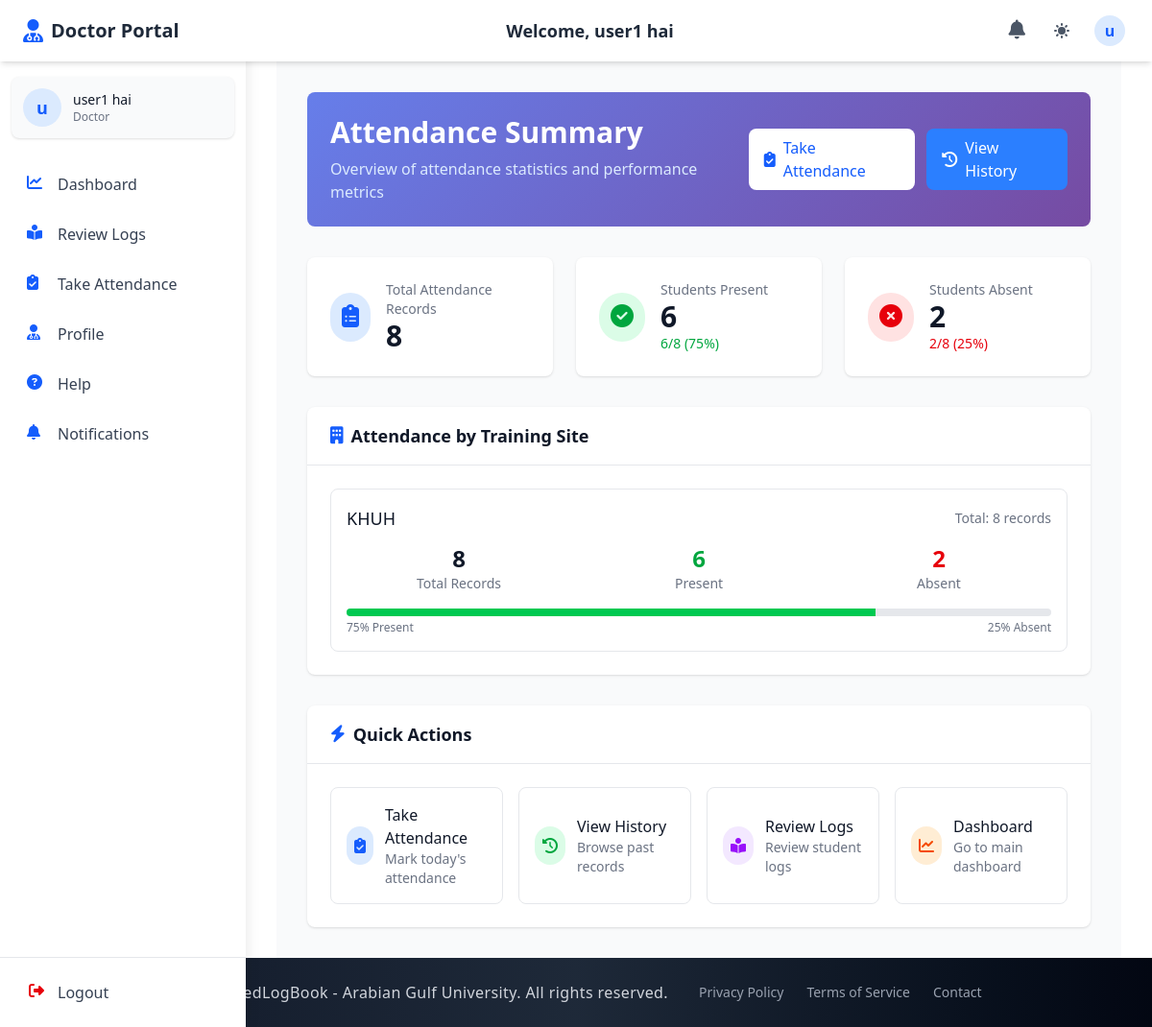
The app's page /doctors/attendance-summary/ (signed in) with its own data.
### accounts/models.py (models this page shows, shortened)
class CustomUser(AbstractUser):
    email = models.EmailField(unique=True)
    first_name = models.CharField(max_length=150, blank=True)
    last_name = models.CharField(max_length=150, blank=True)
    profile_photo = models.ImageField(
        upload_to="profiles/", blank=True, null=True, default="profiles/default.jpg"
    )
    city = models.CharField(max_length=100, blank=True)
    country = models.CharField(max_length=100, blank=True)
    phone_no = models.CharField(max_length=20, blank=True)
    bio = models.TextField(blank=True)
    speciality = models.CharField(max_length=100, blank=True)
    ROLE_CHOICES = (
        ("student", "Student"),
        ("doctor", "Doctor"),
        ("staff", "Staff"),
        ("admin", "Admin"),
    )
    role = models.CharField(max_length=10, choices=ROLE_CHOICES, default="student")
    groups = models.ManyToManyField(
        "auth.Group", related_name="customuser_groups", blank=True
    )
    user_permissions = models.ManyToManyField(
        "auth.Permission", related_name="customuser_permissions", blank=True
    )
    USERNAME_FIELD = "email"
    REQUIRED_FIELDS = ["username"]

### admin_section/models.py (models this page shows, shortened)
class TrainingSite(models.Model):
    name = models.CharField(max_length=100, unique=True)
    log_year = models.ForeignKey(LogYear, on_delete=models.CASCADE, related_name='training_sites')

### doctor_section/attendance_views.py (the view)
# urls.py: path("attendance-summary/", attendance_views.attendance_summary, name="attendance_summary"),
@login_required
def attendance_summary(request):
    settings = DateRestrictionSettings.objects.first()
    if settings and not settings.attendance_tracking_enabled:
        messages.error(request, "Student attendance tracking is currently disabled by the administrator.")
        return redirect('doctor_section:doctor_dash')
    try:
        doctor = request.user.doctor_profile
    except Doctor.DoesNotExist:
        messages.error(request, "You must be a doctor to access this page.")
        return redirect('doctor_section:doctor_dash')
    total_attendances = StudentAttendance.objects.filter(doctor=doctor).count()
    present_count = StudentAttendance.objects.filter(doctor=doctor, status='present').count()
    absent_count = StudentAttendance.objects.filter(doctor=doctor, status='absent').count()
    training_sites_stats = []
    training_sites = TrainingSite.objects.filter(
        mapped_attendances__doctors=doctor,
        mapped_attendances__is_active=True
    ).distinct()
    for site in training_sites:
        site_attendances = StudentAttendance.objects.filter(
            doctor=doctor,
            training_site=site
        )
        site_stats = {
            'training_site': site,
            'total': site_attendances.count(),
            'present': site_attendances.filter(status='present').count(),
            'absent': site_attendances.filter(status='absent').count(),
        }
        training_sites_stats.append(site_stats)
    context = {
        'total_attendances': total_attendances,
        'present_count': present_count,
        'absent_count': absent_count,
        'training_sites_stats': training_sites_stats,
    }
    return render(request, 'doctor_section/attendance_summary.html', context)

### doctor_section/templates/doctor_section/attendance_summary.html (shortened to what this page needs)
{% extends 'base.html' %}
{% load static %}
{% block navbar %}
  {% include 'components/doc_auth_navbar.html' %}
{% endblock %}
{% block content %}
<div class="min-h-screen bg-gray-50 dark:bg-gray-900 py-8">
  <div class="max-w-7xl mx-auto px-4 sm:px-6 lg:px-8">
    <div class="summary-card rounded-lg p-6 mb-8 text-white">
      <div class="flex items-center justify-between">
        <div>
          <h1 class="text-3xl font-bold">Attendance Summary</h1>
          <p class="mt-2 text-blue-100">
            Overview of attendance statistics and performance metrics
          </p>
        </div>
        <div class="flex space-x-3">
          <a href="{% url 'doctor_section:take_attendance' %}"
             class="inline-flex items-center px-4 py-2 bg-white text-blue-600 rounded-lg hover:bg-gray-100 transition-colors duration-200 font-medium">
            <i class="fas fa-clipboard-check mr-2"></i>
            Take Attendance
          </a>
          <a href="{% url 'doctor_section:attendance_history' %}"
             class="inline-flex items-center px-4 py-2 bg-blue-500 text-white rounded-lg hover:bg-blue-600 transition-colors duration-200 font-medium">
            <i class="fas fa-history mr-2"></i>
            View History
          </a>
        </div>
      </div>
    </div>
    <div class="grid grid-cols-1 md:grid-cols-3 gap-6 mb-8">
      <div class="stat-card bg-white dark:bg-gray-800 rounded-lg shadow-sm p-6">
        <div class="flex items-center">
          <div class="p-3 rounded-full bg-blue-100 dark:bg-blue-900">
            <i class="fas fa-clipboard-list text-blue-600 dark:text-blue-400 text-2xl"></i>
          </div>
          <div class="ml-4">
            <p class="text-sm font-medium text-gray-500 dark:text-gray-400">Total Attendance Records</p>
            <p class="text-3xl font-bold text-gray-900 dark:text-white">{{ total_attendances }}</p>
          </div>
        </div>
      </div>
      <div class="stat-card bg-white dark:bg-gray-800 rounded-lg shadow-sm p-6">
        <div class="flex items-center">
          <div class="p-3 rounded-full bg-green-100 dark:bg-green-900">
            <i class="fas fa-check-circle text-green-600 dark:text-green-400 text-2xl"></i>
          </div>
          <div class="ml-4">
            <p class="text-sm font-medium text-gray-500 dark:text-gray-400">Students Present</p>
            <p class="text-3xl font-bold text-gray-900 dark:text-white">{{ present_count }}</p>
            {% if total_attendances > 0 %}
              <p class="text-sm text-green-600 dark:text-green-400">
                {{ present_count|floatformat:0 }}/{{ total_attendances }}
                ({% widthratio present_count total_attendances 100 %}%)
              </p>
            {% endif %}
          </div>
        </div>
      </div>
      <div class="stat-card bg-white dark:bg-gray-800 rounded-lg shadow-sm p-6">
        <div class="flex items-center">
          <div class="p-3 rounded-full bg-red-100 dark:bg-red-900">
            <i class="fas fa-times-circle text-red-600 dark:text-red-400 text-2xl"></i>
          </div>
          <div class="ml-4">
            <p class="text-sm font-medium text-gray-500 dark:text-gray-400">Students Absent</p>
            <p class="text-3xl font-bold text-gray-900 dark:text-white">{{ absent_count }}</p>
            {% if total_attendances > 0 %}
              <p class="text-sm text-red-600 dark:text-red-400">
                {{ absent_count|floatformat:0 }}/{{ total_attendances }}
                ({% widthratio absent_count total_attendances 100 %}%)
              </p>
            {% endif %}
          </div>
        </div>
      </div>
    </div>
    {% if training_sites_stats %}
      <div class="bg-white dark:bg-gray-800 rounded-lg shadow-sm mb-8">
        <div class="px-6 py-4 border-b border-gray-200 dark:border-gray-700">
          <h3 class="text-lg font-semibold text-gray-900 dark:text-white flex items-center">
            <i class="fas fa-building mr-2 text-blue-600"></i>
            Attendance by Training Site
          </h3>
        </div>
        <div class="p-6">
          <div class="space-y-6">
            {% for site_stat in training_sites_stats %}
              <div class="border border-gray-200 dark:border-gray-700 rounded-lg p-4">
                <div class="flex items-center justify-between mb-3">
                  <h4 class="text-lg font-medium text-gray-900 dark:text-white">
                    {{ site_stat.training_site.name }}
                  </h4>
                  <span class="text-sm text-gray-500 dark:text-gray-400">
                    Total: {{ site_stat.total }} records
                  </span>
                </div>
                <div class="grid grid-cols-1 md:grid-cols-3 gap-4 mb-4">
                  <div class="text-center">
                    <p class="text-2xl font-bold text-gray-900 dark:text-white">{{ site_stat.total }}</p>
                    <p class="text-sm text-gray-500 dark:text-gray-400">Total Records</p>
                  </div>
                  <div class="text-center">
                    <p class="text-2xl font-bold text-green-600 dark:text-green-400">{{ site_stat.present }}</p>
                    <p class="text-sm text-gray-500 dark:text-gray-400">Present</p>
                  </div>
                  <div class="text-center">
                    <p class="text-2xl font-bold text-red-600 dark:text-red-400">{{ site_stat.absent }}</p>
                    <p class="text-sm text-gray-500 dark:text-gray-400">Absent</p>
                  </div>
                </div>
                {% if site_stat.total > 0 %}
                  <div class="progress-bar bg-gray-200 dark:bg-gray-700">
                    <div class="progress-fill bg-green-500"
                         style="width: {% widthratio site_stat.present site_stat.total 100 %}%"></div>
                  </div>
                  <div class="flex justify-between text-xs text-gray-500 dark:text-gray-400 mt-1">
                    <span>{% widthratio site_stat.present site_stat.total 100 %}% Present</span>
                    <span>{% widthratio site_stat.absent site_stat.total 100 %}% Absent</span>
                  </div>
                {% endif %}
              </div>
            {% endfor %}
          </div>
        </div>
      </div>
    {% endif %}
    <div class="bg-white dark:bg-gray-800 rounded-lg shadow-sm">
      <div class="px-6 py-4 border-b border-gray-200 dark:border-gray-700">
        <h3 class="text-lg font-semibold text-gray-900 dark:text-white flex items-center">
          <i class="fas fa-bolt mr-2 text-blue-600"></i>
          Quick Actions
        </h3>
      </div>
      <div class="p-6">
        <div class="grid grid-cols-1 md:grid-cols-2 lg:grid-cols-4 gap-4">
          <a href="{% url 'doctor_section:take_attendance' %}"
             class="flex items-center p-4 border border-gray-200 dark:border-gray-700 rounded-lg hover:bg-gray-50 dark:hover:bg-gray-700 transition-colors duration-200">
            <div class="p-2 rounded-full bg-blue-100 dark:bg-blue-900 mr-3">
              <i class="fas fa-clipboard-check text-blue-600 dark:text-blue-400"></i>
            </div>
            <div>
              <p class="font-medium text-gray-900 dark:text-white">Take Attendance</p>
              <p class="text-sm text-gray-500 dark:text-gray-400">Mark today's attendance</p>
            </div>
          </a>
          <a href="{% url 'doctor_section:attendance_history' %}"
             class="flex items-center p-4 border border-gray-200 dark:border-gray-700 rounded-lg hover:bg-gray-50 dark:hover:bg-gray-700 transition-colors duration-200">
            <div class="p-2 rounded-full bg-green-100 dark:bg-green-900 mr-3">
              <i class="fas fa-history text-green-600 dark:text-green-400"></i>
            </div>
            <div>
              <p class="font-medium text-gray-900 dark:text-white">View History</p>
              <p class="text-sm text-gray-500 dark:text-gray-400">Browse past records</p>
            </div>
          </a>
          <a href="{% url 'doctor_section:doctor_reviews' %}"
             class="flex items-center p-4 border border-gray-200 dark:border-gray-700 rounded-lg hover:bg-gray-50 dark:hover:bg-gray-700 transition-colors duration-200">
            <div class="p-2 rounded-full bg-purple-100 dark:bg-purple-900 mr-3">
              <i class="fas fa-book-reader text-purple-600 dark:text-purple-400"></i>
            </div>
            <div>
              <p class="font-medium text-gray-900 dark:text-white">Review Logs</p>
              <p class="text-sm text-gray-500 dark:text-gray-400">Review student logs</p>
            </div>
          </a>
          <a href="{% url 'doctor_section:doctor_dash' %}"
             class="flex items-center p-4 border border-gray-200 dark:border-gray-700 rounded-lg hover:bg-gray-50 dark:hover:bg-gray-700 transition-colors duration-200">
            <div class="p-2 rounded-full bg-orange-100 dark:bg-orange-900 mr-3">
              <i class="fas fa-chart-line text-orange-600 dark:text-orange-400"></i>
            </div>
            <div>
              <p class="font-medium text-gray-900 dark:text-white">Dashboard</p>
              <p class="text-sm text-gray-500 dark:text-gray-400">Go to main dashboard</p>
            </div>
          </a>
        </div>
      </div>
    </div>
  </div>
</div>
{% endblock %}

### templates/components/auth_navbar_base.html (shortened to what this page needs)
<header class="bg-white dark:bg-gray-800 shadow-md fixed top-0 left-0 right-0 z-40 h-16 transition-all duration-300">
  <div class="flex items-center justify-between h-full px-4 md:px-6 max-w-7xl mx-auto">
    <div class="flex items-center space-x-3">
      <a href="{% block home_url %}{% endblock %}" class="flex items-center">
        <i class="{% block header_icon %}fas fa-book-medical{% endblock %} text-blue-600 dark:text-blue-400 text-2xl mr-2"></i>
        <span class="font-bold text-xl text-gray-800 dark:text-white hidden sm:inline">{% block portal_name %}ElogBook Portal{% endblock %}</span>
      </a>
    </div>
    <div class="hidden md:block text-center">
      <h1 class="text-lg font-semibold text-gray-800 dark:text-white">
        Welcome, {% block user_title %}{% endblock %} {{ request.session.first_name }} {{ request.session.last_name }}
      </h1>
    </div>
    <div class="flex items-center space-x-3">
      <div class="relative">
        <a href="{% block notifications_url %}#{% endblock %}" class="p-2 text-gray-600 dark:text-gray-300 hover:bg-gray-100 dark:hover:bg-gray-700 rounded-full transition-colors duration-200" aria-label="Notifications">
          <i class="fas fa-bell text-xl"></i>
        </a>
      </div>
      <button id="theme-toggle" aria-label="Toggle dark mode" class="p-2 text-gray-600 dark:text-gray-300 hover:bg-gray-100 dark:hover:bg-gray-700 rounded-full transition-colors duration-200 focus:outline-none focus:ring-2 focus:ring-blue-500">
      </button>
      <div class="relative" x-data="{open: false}">
        <button @click="open = !open" id="user-menu-button" class="flex items-center text-gray-600 dark:text-gray-300 hover:bg-gray-100 dark:hover:bg-gray-700 rounded-full p-1 focus:outline-none focus:ring-2 focus:ring-blue-500">
          <div class="h-8 w-8 rounded-full bg-blue-100 dark:bg-blue-900 flex items-center justify-center text-blue-600 dark:text-blue-300 font-semibold">
            {{ request.session.first_name|slice:"0:1" }}
          </div>
        </button>
      </div>
    </div>
  </div>
</header>
<aside id="sidebar" class="fixed inset-y-0 left-0 z-30 w-64 pt-16 bg-white dark:bg-gray-800 shadow-lg transform -translate-x-full transition-transform duration-300 ease-in-out md:translate-x-0 overflow-hidden">
  <div class="h-full flex flex-col">
    <div class="flex-1 px-3 py-4 overflow-y-auto">
      <div class="flex items-center p-3 mb-6 rounded-lg bg-gray-50 dark:bg-gray-700 shadow-sm">
        <div class="flex-shrink-0">
          <div class="h-10 w-10 rounded-full bg-blue-100 dark:bg-blue-900 flex items-center justify-center text-blue-600 dark:text-blue-300 font-semibold text-lg">
            {{ request.session.first_name|slice:"0:1" }}
          </div>
        </div>
        <div class="ml-3 overflow-hidden">
        <p class="text-sm font-medium text-gray-900 dark:text-white truncate">{{ request.session.first_name }} {{ request.session.last_name }}</p>
        <p class="text-xs text-gray-500 dark:text-gray-400 truncate">{% block user_role %}User{% endblock %}</p>
      </div>
    </div>
      <nav class="space-y-1">
        {% block sidebar_menu %}{% endblock %}
      </nav>
    </div>
    <div class="px-3 py-3 border-t border-gray-200 dark:border-gray-700">
      <form method="POST" action="{% block logout_url_bottom %}#{% endblock %}" class="w-full">
        <button type="submit" class="flex w-full items-center px-4 py-3 text-gray-700 dark:text-gray-300 rounded-lg hover:bg-gray-100 dark:hover:bg-gray-700 group transition-colors duration-200">
          <i class="fas fa-sign-out-alt w-5 h-5 text-red-600 dark:text-red-400"></i>
          <span class="ml-3 font-medium">Logout</span>
        </button>
      </form>
    </div>
  </div>
</aside>
<div id="content-wrapper" class="pt-16 md:pl-64 min-h-screen transition-all duration-300">
</div>

### records on screen
CustomUser: session.last_name "hai"
TrainingSite: training_site.name "KHUH", total "8", present "6", absent "2", present "75", absent "25"

### other values on screen
{{ request.session.first_name }} "user1"
{{ request.session.first_name|slice:"0:1" }} "u"
{{ total_attendances }} "8"
{{ present_count }} "6"
{{ present_count|floatformat:0 }} "6"
{{ absent_count }} "2"
{{ absent_count|floatformat:0 }} "2"
